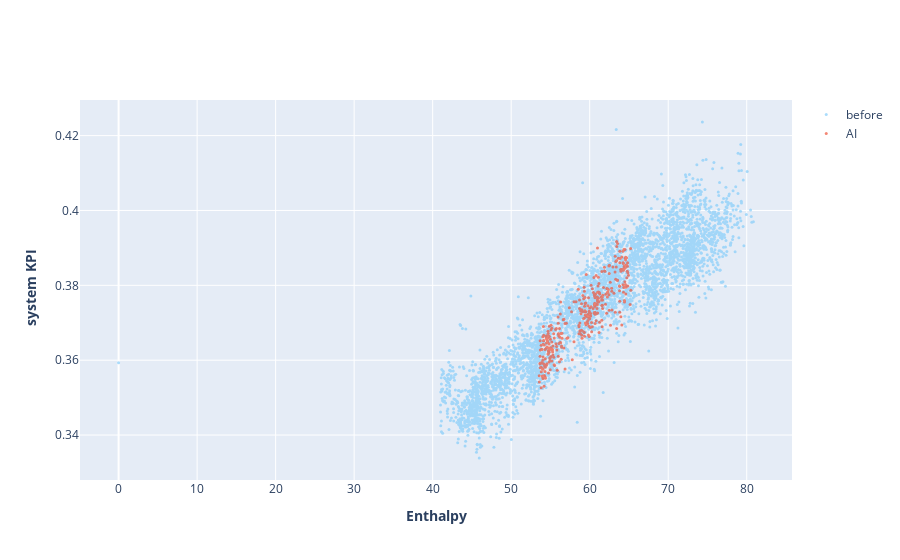

The notebook cell saved with this chart:
### Code cell
layout = go.Layout(
    # title="{}".format(self.df_last.Datetime),
    yaxis=YAxis(
        title="<b> system KPI</b>"
    ),
    xaxis=dict(
        title="<b> Enthalpy </b>"
    ),
)
fig =  go.Figure(layout=layout)
fig.add_trace(
    go.Scatter(
        x = before.Enthalpy,
        y = before.system_KPI,
        name = 'before',
        mode='markers',
        opacity=0.7,
        marker=dict(
            color='LightSkyBlue',
            size=3)
    ))
fig.add_trace(
    go.Scatter(
        x = after.Enthalpy,
        y = after.system_KPI,
        mode='markers',
        opacity=0.7,
        marker=dict(
            # color='LightSkyBlue',
            size=3),
        name = 'AI',
        
    ))

### Figure 1 — Plotly figure (JSON) as saved in the notebook; plotly's stock layout.template omitted (floating-point values rounded to 4 significant figures; data arrays with more than 128 entries replaced by an {"elided": "..."} marker saying what was removed)
{"data": [{"marker": {"color": "LightSkyBlue", "size": 3}, "mode": "markers", "name": "before", "opacity": 0.7, "type": "scatter", "x": {"elided": "3973 float values"}, "y": {"elided": "3973 float values"}}, {"marker": {"size": 3}, "mode": "markers", "name": "AI", "opacity": 0.7, "type": "scatter", "x": {"elided": "347 float values"}, "y": {"elided": "347 float values"}}], "layout": {"xaxis": {"title": {"text": "<b> Enthalpy </b>"}}, "yaxis": {"title": {"text": "<b> system KPI</b>"}}}}
